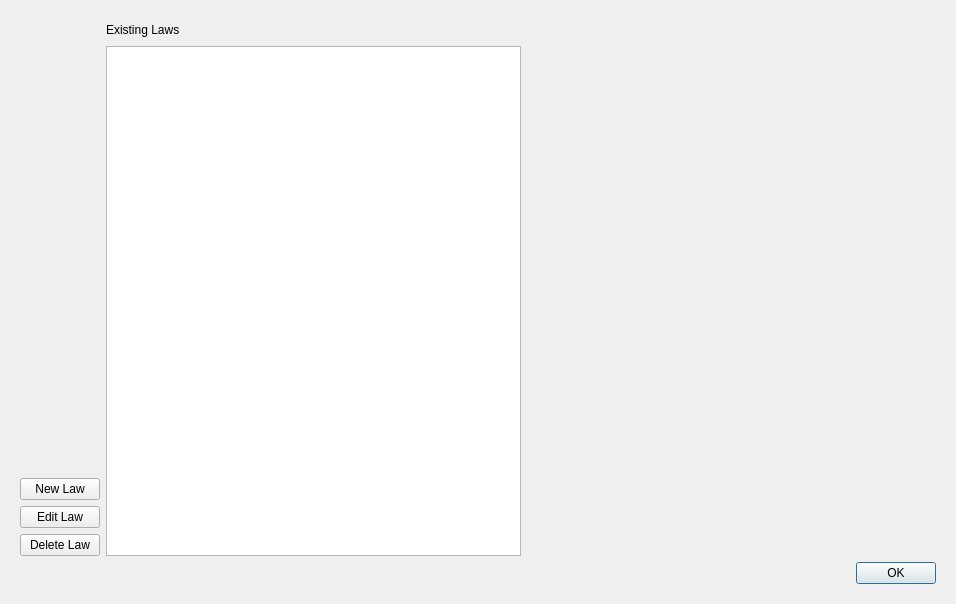
<?xml version="1.0" encoding="UTF-8"?>
<ui version="4.0">
 <class>TracerLaws</class>
 <widget class="QWidget" name="TracerLaws">
  <property name="geometry">
   <rect>
    <x>0</x>
    <y>0</y>
    <width>956</width>
    <height>604</height>
   </rect>
  </property>
  <property name="windowTitle">
   <string>Laws</string>
  </property>
  <layout class="QGridLayout" name="gridLayout_2">
   <item row="0" column="0">
    <widget class="QStackedWidget" name="laws_pages">
     <property name="enabled">
      <bool>true</bool>
     </property>
     <property name="layoutDirection">
      <enum>Qt::LeftToRight</enum>
     </property>
     <property name="autoFillBackground">
      <bool>false</bool>
     </property>
     <property name="currentIndex">
      <number>0</number>
     </property>
     <widget class="QWidget" name="page">
      <layout class="QVBoxLayout" name="verticalLayout_4">
       <item>
        <layout class="QGridLayout" name="gridLayout">
         <item row="0" column="1">
          <widget class="QLabel" name="label">
           <property name="text">
            <string>Existing Laws</string>
           </property>
          </widget>
         </item>
         <item row="1" column="1">
          <widget class="QListView" name="lst_laws"/>
         </item>
         <item row="1" column="0">
          <layout class="QVBoxLayout" name="verticalLayout_3">
           <item>
            <spacer name="verticalSpacer">
             <property name="orientation">
              <enum>Qt::Vertical</enum>
             </property>
             <property name="sizeHint" stdset="0">
              <size>
               <width>20</width>
               <height>40</height>
              </size>
             </property>
            </spacer>
           </item>
           <item>
            <widget class="QPushButton" name="b_new">
             <property name="text">
              <string>New Law</string>
             </property>
            </widget>
           </item>
           <item>
            <widget class="QPushButton" name="b_edit">
             <property name="text">
              <string>Edit Law</string>
             </property>
            </widget>
           </item>
           <item>
            <widget class="QPushButton" name="b_delete">
             <property name="text">
              <string>Delete Law</string>
             </property>
            </widget>
           </item>
          </layout>
         </item>
         <item row="1" column="2">
          <layout class="QVBoxLayout" name="lay_graph_home"/>
         </item>
         <item row="0" column="2">
          <spacer name="horizontalSpacer">
           <property name="orientation">
            <enum>Qt::Horizontal</enum>
           </property>
           <property name="sizeHint" stdset="0">
            <size>
             <width>40</width>
             <height>20</height>
            </size>
           </property>
          </spacer>
         </item>
        </layout>
       </item>
       <item>
        <widget class="QDialogButtonBox" name="b_OK_page1">
         <property name="locale">
          <locale language="English" country="UnitedStates"/>
         </property>
         <property name="standardButtons">
          <set>QDialogButtonBox::Ok</set>
         </property>
        </widget>
       </item>
      </layout>
     </widget>
     <widget class="QWidget" name="page_2">
      <layout class="QGridLayout" name="gridLayout_4">
       <item row="1" column="0">
        <layout class="QVBoxLayout" name="verticalLayout_2">
         <item>
          <spacer name="verticalSpacer_3">
           <property name="orientation">
            <enum>Qt::Vertical</enum>
           </property>
           <property name="sizeHint" stdset="0">
            <size>
             <width>20</width>
             <height>40</height>
            </size>
           </property>
          </spacer>
         </item>
         <item>
          <widget class="QPushButton" name="b_import">
           <property name="text">
            <string>Import</string>
           </property>
          </widget>
         </item>
         <item>
          <widget class="Line" name="line">
           <property name="orientation">
            <enum>Qt::Horizontal</enum>
           </property>
          </widget>
         </item>
         <item>
          <widget class="QPushButton" name="b_add_line">
           <property name="text">
            <string>Add Line</string>
           </property>
          </widget>
         </item>
         <item>
          <widget class="QPushButton" name="b_delete_line">
           <property name="text">
            <string>Delete Line</string>
           </property>
          </widget>
         </item>
        </layout>
       </item>
       <item row="3" column="2">
        <widget class="QDialogButtonBox" name="b_OK_page2">
         <property name="locale">
          <locale language="English" country="UnitedStates"/>
         </property>
         <property name="standardButtons">
          <set>QDialogButtonBox::Cancel|QDialogButtonBox::Ok</set>
         </property>
         <property name="centerButtons">
          <bool>false</bool>
         </property>
        </widget>
       </item>
       <item row="1" column="1">
        <layout class="QVBoxLayout" name="verticalLayout">
         <item>
          <layout class="QGridLayout" name="gridLayout_3">
           <item row="2" column="0">
            <widget class="QLabel" name="label_2">
             <property name="text">
              <string>Start Time :</string>
             </property>
            </widget>
           </item>
           <item row="2" column="1">
            <widget class="QDateTimeEdit" name="de_start">
             <property name="calendarPopup">
              <bool>true</bool>
             </property>
            </widget>
           </item>
           <item row="0" column="0">
            <widget class="QLabel" name="label_4">
             <property name="text">
              <string>Type :</string>
             </property>
            </widget>
           </item>
           <item row="0" column="1">
            <widget class="QLabel" name="lbl_type">
             <property name="text">
              <string/>
             </property>
            </widget>
           </item>
           <item row="1" column="0">
            <widget class="QLabel" name="label_LawWQ">
             <property name="text">
              <string>Law Name :</string>
             </property>
            </widget>
           </item>
           <item row="3" column="0">
            <widget class="QLabel" name="label_3">
             <property name="text">
              <string>End Time :</string>
             </property>
            </widget>
           </item>
           <item row="3" column="1">
            <widget class="QDateTimeEdit" name="de_end">
             <property name="calendarPopup">
              <bool>true</bool>
             </property>
            </widget>
           </item>
           <item row="1" column="1">
            <widget class="QLineEdit" name="txt_name"/>
           </item>
          </layout>
         </item>
         <item>
          <widget class="QFrame" name="grp_time">
           <layout class="QHBoxLayout" name="horizontalLayout_2">
            <property name="spacing">
             <number>2</number>
            </property>
            <property name="margin">
             <number>0</number>
            </property>
            <item>
             <widget class="QRadioButton" name="rb_sec">
              <property name="text">
               <string>sec.</string>
              </property>
             </widget>
            </item>
            <item>
             <widget class="QRadioButton" name="rb_min">
              <property name="text">
               <string>min.</string>
              </property>
             </widget>
            </item>
            <item>
             <widget class="QRadioButton" name="rb_hour">
              <property name="text">
               <string>hour</string>
              </property>
             </widget>
            </item>
            <item>
             <widget class="QRadioButton" name="rb_day">
              <property name="text">
               <string>day</string>
              </property>
             </widget>
            </item>
            <item>
             <widget class="QRadioButton" name="rb_date">
              <property name="text">
               <string>date</string>
              </property>
             </widget>
            </item>
            <item>
             <spacer name="horizontalSpacer_3">
              <property name="orientation">
               <enum>Qt::Horizontal</enum>
              </property>
              <property name="sizeHint" stdset="0">
               <size>
                <width>40</width>
                <height>20</height>
               </size>
              </property>
             </spacer>
            </item>
           </layout>
          </widget>
         </item>
         <item>
          <widget class="QTableView" name="tab_sets">
           <property name="enabled">
            <bool>true</bool>
           </property>
           <property name="minimumSize">
            <size>
             <width>400</width>
             <height>0</height>
            </size>
           </property>
           <attribute name="horizontalHeaderDefaultSectionSize">
            <number>50</number>
           </attribute>
           <attribute name="verticalHeaderDefaultSectionSize">
            <number>22</number>
           </attribute>
          </widget>
         </item>
        </layout>
       </item>
       <item row="1" column="2">
        <layout class="QVBoxLayout" name="lay_graph_edit"/>
       </item>
      </layout>
     </widget>
    </widget>
   </item>
  </layout>
  <action name="actionB_edit">
   <property name="text">
    <string>b_edit</string>
   </property>
  </action>
  <action name="actionComboBox_Name_law">
   <property name="text">
    <string>comboBox_Name_law</string>
   </property>
  </action>
  <action name="actionB_OK_page1">
   <property name="text">
    <string>b_OK_page1</string>
   </property>
  </action>
  <action name="actionB_OK_page2">
   <property name="text">
    <string>b_OK_page2</string>
   </property>
  </action>
  <action name="actionTable_laws">
   <property name="text">
    <string>Table_laws</string>
   </property>
  </action>
  <action name="actionName_edit">
   <property name="text">
    <string>Name_edit</string>
   </property>
  </action>
  <action name="actionLaw_pages">
   <property name="text">
    <string>Law_pages</string>
   </property>
  </action>
  <action name="actionB_new">
   <property name="text">
    <string>b_new</string>
   </property>
  </action>
  <action name="actionB_delete">
   <property name="text">
    <string>b_delete</string>
   </property>
  </action>
  <action name="actionB_import">
   <property name="text">
    <string>b_import</string>
   </property>
   <property name="toolTip">
    <string>b_import</string>
   </property>
  </action>
  <action name="actionB_addLine">
   <property name="text">
    <string>b_addLine</string>
   </property>
   <property name="toolTip">
    <string>b_addLine</string>
   </property>
  </action>
  <action name="actionB_delLine">
   <property name="text">
    <string>b_delLine</string>
   </property>
   <property name="toolTip">
    <string>b_delLine</string>
   </property>
  </action>
 </widget>
 <resources/>
 <connections>
  <connection>
   <sender>b_edit</sender>
   <signal>clicked()</signal>
   <receiver>actionB_edit</receiver>
   <slot>trigger()</slot>
   <hints>
    <hint type="sourcelabel">
     <x>79</x>
     <y>137</y>
    </hint>
    <hint type="destinationlabel">
     <x>-1</x>
     <y>-1</y>
    </hint>
   </hints>
  </connection>
  <connection>
   <sender>b_new</sender>
   <signal>clicked()</signal>
   <receiver>actionB_new</receiver>
   <slot>trigger()</slot>
   <hints>
    <hint type="sourcelabel">
     <x>250</x>
     <y>112</y>
    </hint>
    <hint type="destinationlabel">
     <x>-1</x>
     <y>-1</y>
    </hint>
   </hints>
  </connection>
  <connection>
   <sender>b_delete</sender>
   <signal>clicked()</signal>
   <receiver>actionB_delete</receiver>
   <slot>trigger()</slot>
   <hints>
    <hint type="sourcelabel">
     <x>353</x>
     <y>112</y>
    </hint>
    <hint type="destinationlabel">
     <x>-1</x>
     <y>-1</y>
    </hint>
   </hints>
  </connection>
  <connection>
   <sender>b_import</sender>
   <signal>clicked()</signal>
   <receiver>actionB_import</receiver>
   <slot>trigger()</slot>
   <hints>
    <hint type="sourcelabel">
     <x>56</x>
     <y>477</y>
    </hint>
    <hint type="destinationlabel">
     <x>-1</x>
     <y>-1</y>
    </hint>
   </hints>
  </connection>
  <connection>
   <sender>b_delete_line</sender>
   <signal>clicked()</signal>
   <receiver>actionB_delLine</receiver>
   <slot>trigger()</slot>
   <hints>
    <hint type="sourcelabel">
     <x>56</x>
     <y>544</y>
    </hint>
    <hint type="destinationlabel">
     <x>-1</x>
     <y>-1</y>
    </hint>
   </hints>
  </connection>
  <connection>
   <sender>b_add_line</sender>
   <signal>clicked()</signal>
   <receiver>actionB_addLine</receiver>
   <slot>trigger()</slot>
   <hints>
    <hint type="sourcelabel">
     <x>56</x>
     <y>515</y>
    </hint>
    <hint type="destinationlabel">
     <x>-1</x>
     <y>-1</y>
    </hint>
   </hints>
  </connection>
 </connections>
</ui>
